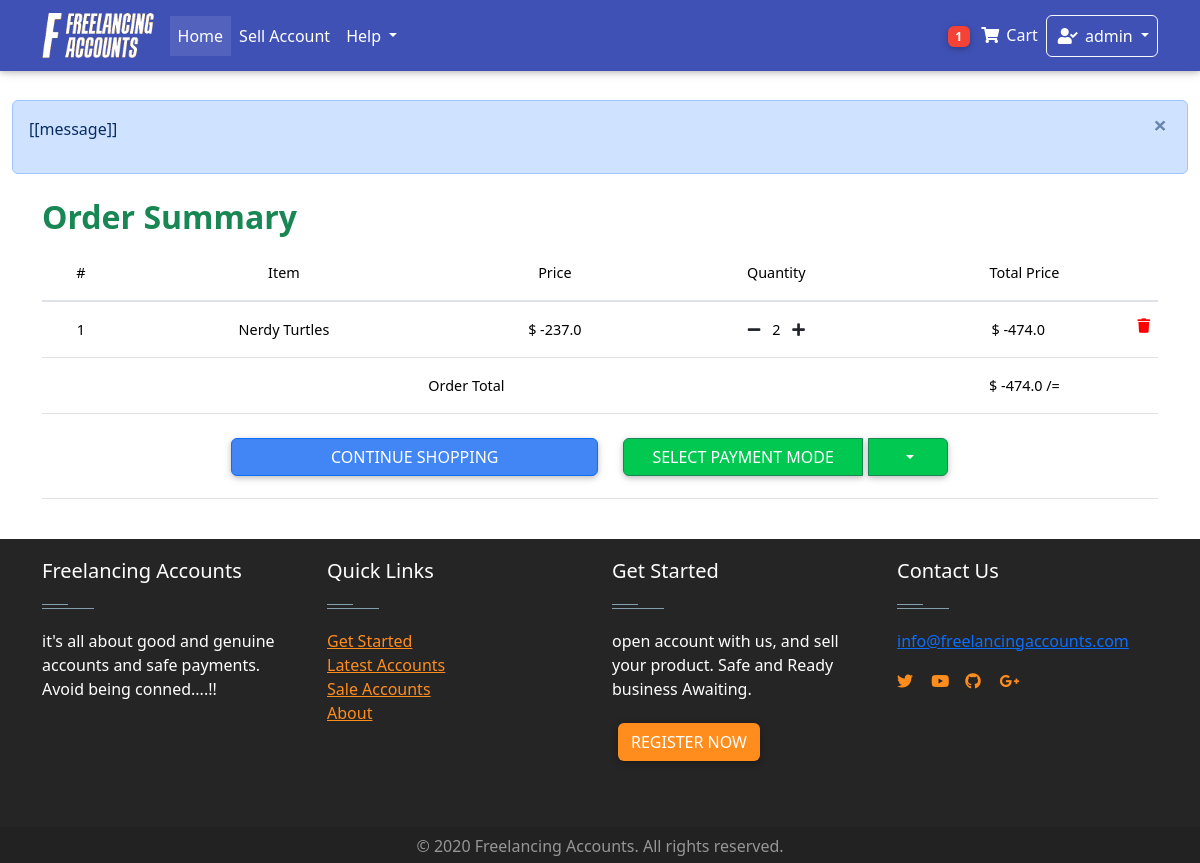
Page /order-summary/ (signed in) on the committed database.
### Home/models.py (models this page shows, shortened)
class Order(models.Model):
    user = models.ForeignKey(settings.AUTH_USER_MODEL,on_delete = models.CASCADE)
    items = models.ManyToManyField(OrderItem)
    start_date = models.DateField(auto_now_add = True)
    ordered_date = models.DateTimeField()
    ordered = models.BooleanField(default = False)
    seller = models.ForeignKey(settings.AUTH_USER_MODEL,on_delete = models.CASCADE, related_name="user", blank=True, null = True)
    amount = models.IntegerField(default=0.0)
    released = models.BooleanField(default=False)
    refund = models.BooleanField(default=False)
    billing_address = models.ForeignKey(
        "BillingAddress", on_delete = models.SET_NULL, blank = True, null = True)
    def get_total(self):
        total = 0
        for order_item in self.items.all():
            total += order_item.get_final_price()
        return total

class OrderItem(models.Model):
    user = models.ForeignKey(settings.AUTH_USER_MODEL,on_delete = models.CASCADE)
    item = models.ForeignKey(Item, on_delete = models.CASCADE)
    quantity = models.IntegerField(default= 1)
    ordered = models.BooleanField(default = False)
    def after_discount_price(self):
        discounted_price = self.item.price - self.item.discountprice
        return discounted_price
    def get_total_discount_item_price(self):
        discounted_price = self.item.price - self.item.discountprice
        return self.quantity * discounted_price
    def get_final_price(self):
        if self.item.discountprice:
            results= self.get_total_discount_item_price()
            return results
            print(results, "get final price")
        else:
            results = self.get_total_item_price()
            print(results, "get final price")
            return results

class Item(models.Model):
    created_by = models.ForeignKey(settings.AUTH_USER_MODEL,on_delete = models.CASCADE,blank = True, null = True, editable = False)
    created_at = models.DateTimeField(auto_now_add= True, blank = True, null = True )
    title = models.CharField(max_length = 100)
    price = models.FloatField(default = 0.0)
    discountprice = models.FloatField(blank= True, null = True)
    category = models.CharField(choices = Category_choices, max_length=2)
    label = models.CharField(choices = Label_choices, max_length=1)
    Level = models.CharField(choices = Level_choices, max_length = 15 ,blank= True, null = True)
    finished_orders = models.IntegerField(default = 1)
    rating = models.IntegerField(default = 50 )
    Reviews =models.IntegerField( default = 1)
    profile = models.CharField( max_length = 20)
    description = models.TextField()
    diplay_pic = models.ImageField(upload_to = "display_pics/%Y%m%d/", max_length =255 )
    contact = models.CharField(max_length=15 ,null = True,blank= True)
    sold = models.BooleanField(default=False)

### Home/views.py (the view)
# urls.py: path('order-summary/', views.OrderSummaryView.as_view(), name = 'order-summary'),
class OrderSummaryView(LoginRequiredMixin, generic.View):
    def get(self, *args,**kwargs ):
        try:
            order = Order.objects.get(user = self.request.user,  ordered = False)
            context ={
                'object': order
            }
            return render( self.request, 'order_summary.html' , context )
            messages.error( self.request, "you have an Order" )
        except ObjectDoesNotExist:
            messages.error(self.request, "you do not have an Order")
            return redirect("/")

### Home/templatetags/cart_template_tags.py (called while the page is built)
@register.filter
def cart_item_count(user):
    if user.is_authenticated:
        qs = Order.objects.filter(user = user, ordered = False)
        if qs.exists():
            return qs[0].items.count()
    return 0

@register.filter
def account_cash(user):
    if user.is_authenticated:
        qs = AccountsModel.objects.get(user= user)
        amount= qs.amount
        return amount

### Home/templatetags/login_tag.py (called while the page is built)
@register.inclusion_tag('logins/login_form.html')
def login_form_tag(current_page=None):
    return {'loginform': LoginForm(),
            'redirect_to': current_page}

### Home/templates/order_summary.html (shortened to what this page needs)
<!DOCTYPE html>
<html lang="en">
{% extends "base.html"%}
{% load  staticfiles %}
{% block content %}
  <main>
    <div  class="container">
      <section class="text-center mb-4">
        <div class="row wow fadeIn">
          <h2 class = "text-success  text-justify"><strong> Order Summary </strong></h2>
          <div class="table-responsive">
            <table class="table">
              <thead>
                <tr>
                  <th scope="col">#</th>
                  <th scope="col">Item</th>
                  <th scope="col">Price</th>
                  <th scope="col">Quantity</th>
                  <th scope="col">Total Price</th>
                </tr>
              </thead>
              <tbody>
                {% for order_item in object.items.all %}
                <tr>
                  <th scope="row">{{ forloop.counter }}</th>
                  <td>{{ order_item.item.title }}</td>
                  <td>
                    $ {% if order_item.item.discountprice  %}
                        {{ order_item.after_discount_price }}
                      {% else %}
                        {{ order_item.item.price }}
                    {% endif %}
                  </td>
                  <td><a href = "{% url 'Home:remove_item_from_cart' pk=order_item.item.pk %}" >
                    <i class="fas fa-minus mr-2"></i></a>
                        {{ order_item.quantity }}
                     <a href = "{% url 'Home:add_to_cart' pk=order_item.item.pk %}" ><i class="fas fa-plus ml-2"></i></a></td>
                  <td>
                    $
                    {% if order_item.item.discountprice %}
                      {{ order_item.get_total_discount_item_price }}
                    {%  else %}
                      {{ order_item.get_total_item_price }}
                    {% endif %}
                    <a style = 'color:red;'href = "{% url 'Home:remove_from_cart' pk=order_item.item.pk %}" >
                    <i class="fas fa-trash float-right"></i>
                  </a>
                  </td>
                </tr>
                {% endfor %}
                {% if object.get_total %}
                <tr>
                  <td colspan = "4"><b> Order Total </b> </td>
                  <td><b>$ {{ object.get_total }} /=</b></td>
                </tr>
                <tr>
                  <td colspan = "5" '><b >
                     <a href = "/" class = "btn btn-primary col-md-4" > continue shopping </a>
                     <div class="btn-group col-md-4">
                      <button type="button" class="btn btn-success">Select payment Mode</button>
                      <button type="button" class="btn btn-success dropdown-toggle px-3" data-toggle="dropdown" aria-haspopup="true"
                        aria-expanded="false">
                      </button>
                    </div>
                   </b> </td>
                </tr>
                {% endif %}
              </tbody>
            </table>
          </div>
        </div>
      </section>
    </div>
  </main>
{% endblock %}

### Home/templates/nav.html (shortened to what this page needs)
{% load cart_template_tags %}
{% load static %}
{% load notifications_tags %}
    <nav class="navbar fixed-top navbar-expand-lg  navbar-dark indigo mb-5">
        <div class = 'container' >
            <a class="navbar-brand" href="/home/">
              <img src="{% static 'whitelogo.png' %}" height="45px" alt="">
            </a>
            <div class="collapse navbar-collapse" id="navbarSupportedContent">
              <ul class="navbar-nav mr-auto">
                <li class="nav-item active">
                  <a class="nav-link" href="/home/"> Home <span class="sr-only">(current)</span></a>
                </li>
                <li class="nav-item">
                  <a class = "nav-link" href="/sell-account/" >
                    Sell Account
                  </a>
                </li>
                <li class="nav-item dropdown">
                  <a class="nav-link dropdown-toggle" href="#" id="navbarDropdownMenuLink" role="button" data-toggle="dropdown" aria-haspopup="true" aria-expanded="false">
                    Help
                  </a>
                </li>
              </ul>
            </div>
            <ul class="navbar-nav nav-flex-icons mx-right">
              {%  if request.user.is_authenticated  %}
                <li class="nav-item">
                  <a class="nav-link waves-effect " href = "{% url "Home:order-summary" %}">
                    <span class="badge red z-depth-1 badge-pill mr-1"> {{ request.user|cart_item_count }}</span>
                    <i class="fas fa-shopping-cart"></i>
                    <span class="clearfix d-none d-sm-inline-block"> Cart </span>
                  </a>
                  <li class="nav-item dropdown">
                    <a class="nav-link dropdown-toggle border border-light rounded waves-effect  waves-light" href="#" id="navbarDropdownMenuLink" role="button" data-toggle="dropdown" aria-haspopup="true" aria-expanded="false">
                      <i class="fas fa-user-check"></i>  {{request.user}}
                    </a>
                  </li>
                  {% endif %}
                </ul>
          </div>
        </nav>

### Home/templates/footer.html (style rules this page uses)
.btn { background-color: #ff8d1e; color:#fff; }

### rows in the picture
OrderItem: item "Nerdy Turtles", after_discount_price "-237.0", quantity "2", get_total_discount_item_price "-474.0"
Order: get_total "-474.0"

### other values in the picture
{{ request.user|cart_item_count }} "1"
{{ request.user }} "admin"
